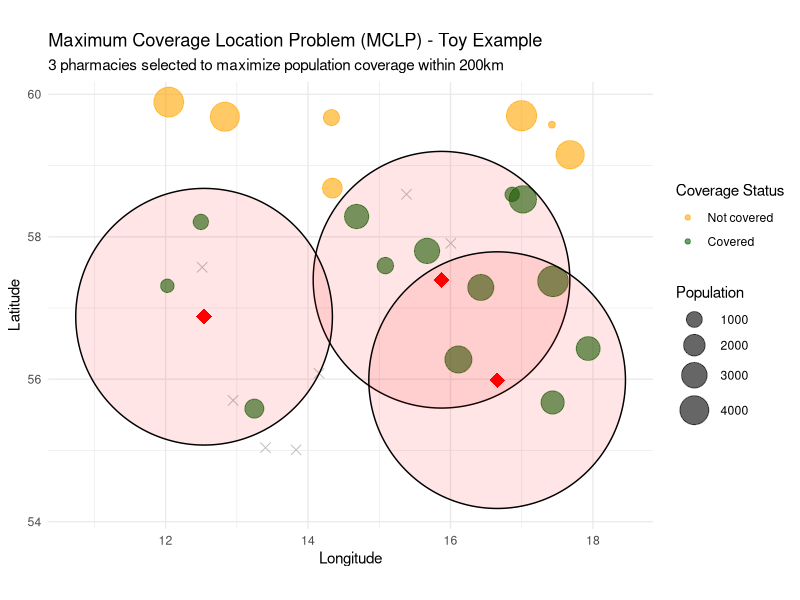
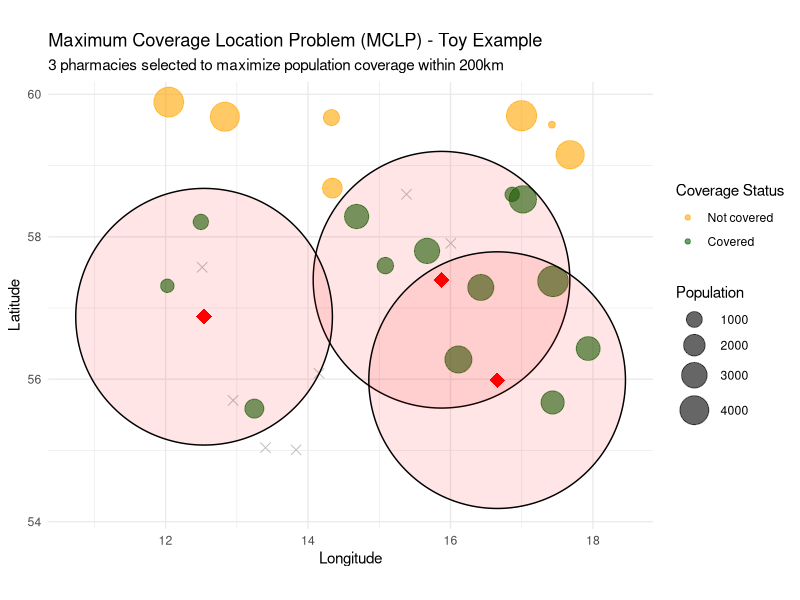

Write R code to recreate these figures, in order.
# =============================================================================
# Simplified Example: Understanding the MCLP Approach
# =============================================================================
# This is a toy example to demonstrate the Maximum Coverage Location Problem
# concept without requiring the full Swedish pharmacy dataset.
#
# Great for blog posts, teaching, or understanding the methodology
# =============================================================================

library(tidyverse)

# Create Toy Dataset ----------------------------------------------------------

# Imagine a small region with 20 populated locations
set.seed(42)
population_points <- tibble(
  id = 1:20,
  lat = runif(20, 55, 60),
  long = runif(20, 12, 18),
  population = sample(100:5000, 20, replace = TRUE)
)

# 10 possible pharmacy locations
pharmacy_candidates <- tibble(
  pharmacy_id = 1:10,
  lat = runif(10, 55, 60),
  long = runif(10, 12, 18)
)


# Simple Distance Function ----------------------------------------------------

#' Calculate Euclidean distance between two points
euclidean_distance <- function(lat1, long1, lat2, long2) {
  sqrt((lat1 - lat2)^2 + (long1 - long2)^2) * 111  # Rough km conversion
}


# Manual MCLP Implementation --------------------------------------------------

#' Greedy algorithm for MCLP
#' 
#' This is a simplified version to demonstrate the concept.
#' The real analysis uses the optimized maxcovr package.
#' 
#' @param population Population points with coordinates
#' @param candidates Candidate pharmacy locations
#' @param n_facilities Number of pharmacies to select
#' @param max_distance Maximum coverage distance (km)
#' @return Selected pharmacy IDs
greedy_mclp <- function(population, candidates, n_facilities, max_distance) {
  
  selected <- numeric(0)
  covered_pop <- numeric(nrow(population))
  
  for (i in 1:n_facilities) {
    
    best_coverage <- 0
    best_candidate <- NA
    
    # For each remaining candidate
    for (candidate_id in setdiff(candidates$pharmacy_id, selected)) {
      
      # Calculate which population points this pharmacy would cover
      candidate_info <- candidates |> filter(pharmacy_id == candidate_id)
      
      distances <- population |> 
        mutate(
          dist_to_candidate = euclidean_distance(
            lat, long, 
            candidate_info$lat, candidate_info$long
          ),
          newly_covered = (dist_to_candidate <= max_distance) & (covered_pop == 0)
        )
      
      # Calculate newly covered population
      new_coverage <- sum(distances$population[distances$newly_covered])
      
      # Is this the best candidate so far?
      if (new_coverage > best_coverage) {
        best_coverage <- new_coverage
        best_candidate <- candidate_id
      }
    }
    
    # Select the best candidate
    selected <- c(selected, best_candidate)
    
    # Update coverage
    best_info <- candidates |> filter(pharmacy_id == best_candidate)
    population <- population |> 
      mutate(
        dist_to_new = euclidean_distance(
          lat, long,
          best_info$lat, best_info$long
        ),
        is_covered = (dist_to_new <= max_distance)
      )
    covered_pop <- covered_pop | population$is_covered
    
    message(sprintf("Selected pharmacy %d: covers %.0f new people (%.1f%% total)", 
                    best_candidate, best_coverage, 
                    sum(population$population[covered_pop]) / sum(population$population) * 100))
  }
  
  selected
}


# Run the Example -------------------------------------------------------------

# Select 3 pharmacies with 200km coverage radius
selected_pharmacies <- greedy_mclp(
  population_points, 
  pharmacy_candidates, 
  n_facilities = 3,
  max_distance = 200
)

cat("\nOptimal pharmacy locations:", selected_pharmacies, "\n")


# Visualize Results -----------------------------------------------------------

# Calculate coverage for visualization
results <- population_points
for (pharm_id in selected_pharmacies) {
  pharm_info <- pharmacy_candidates |> filter(pharmacy_id == pharm_id)
  
  results <- results |> 
    mutate(
      !!paste0("dist_to_", pharm_id) := euclidean_distance(
        lat, long, pharm_info$lat, pharm_info$long
      )
    )
}

# Find nearest pharmacy for each population point
results <- results |> 
  rowwise() |> 
  mutate(
    nearest_pharmacy = selected_pharmacies[which.min(c_across(starts_with("dist_to")))],
    distance_to_nearest = min(c_across(starts_with("dist_to")))
  ) |> 
  ungroup() |> 
  mutate(is_covered = distance_to_nearest <= 200)


# Create visualization
ggplot() +
  # Population points
  geom_point(
    data = results,
    aes(x = long, y = lat, size = population, color = is_covered),
    alpha = 0.6
  ) +
  # Selected pharmacies
  geom_point(
    data = pharmacy_candidates |> filter(pharmacy_id %in% selected_pharmacies),
    aes(x = long, y = lat),
    color = "red",
    size = 5,
    shape = 18
  ) +
  # Unselected pharmacy candidates
  geom_point(
    data = pharmacy_candidates |> filter(!pharmacy_id %in% selected_pharmacies),
    aes(x = long, y = lat),
    color = "gray",
    size = 3,
    shape = 4
  ) +
  # Coverage circles (approximate)
  ggforce::geom_circle(
    data = pharmacy_candidates |> filter(pharmacy_id %in% selected_pharmacies),
    aes(x0 = long, y0 = lat, r = 200/111),  # Rough degree conversion
    alpha = 0.1,
    fill = "red"
  ) +
  scale_color_manual(
    values = c("TRUE" = "darkgreen", "FALSE" = "orange"),
    labels = c("TRUE" = "Covered", "FALSE" = "Not covered")
  ) +
  scale_size_continuous(range = c(2, 10)) +
  labs(
    title = "Maximum Coverage Location Problem (MCLP) - Toy Example",
    subtitle = "3 pharmacies selected to maximize population coverage within 200km",
    x = "Longitude",
    y = "Latitude",
    color = "Coverage Status",
    size = "Population"
  ) +
  theme_minimal() +
  coord_fixed()

ggsave("outputs/mclp_toy_example.png", width = 10, height = 8)


# Summary Statistics ----------------------------------------------------------

cat("\n=== Coverage Summary ===\n")
cat(sprintf("Total population: %d\n", sum(results$population)))
cat(sprintf("Covered population: %d (%.1f%%)\n", 
            sum(results$population[results$is_covered]),
            sum(results$population[results$is_covered]) / sum(results$population) * 100))
cat(sprintf("Mean distance to pharmacy: %.1f km\n", 
            weighted.mean(results$distance_to_nearest, results$population)))
cat(sprintf("Median distance to pharmacy: %.1f km\n", 
            median(results$distance_to_nearest)))
cat(sprintf("Max distance to pharmacy: %.1f km\n", 
            max(results$distance_to_nearest)))


# Compare with Random Selection -----------------------------------------------

# What if we just picked 3 pharmacies randomly?
set.seed(123)
random_selection <- sample(pharmacy_candidates$pharmacy_id, 3)

results_random <- population_points
for (pharm_id in random_selection) {
  pharm_info <- pharmacy_candidates |> filter(pharmacy_id == pharm_id)
  
  results_random <- results_random |> 
    mutate(
      !!paste0("dist_to_", pharm_id) := euclidean_distance(
        lat, long, pharm_info$lat, pharm_info$long
      )
    )
}

results_random <- results_random |> 
  rowwise() |> 
  mutate(
    distance_to_nearest = min(c_across(starts_with("dist_to"))),
    is_covered = distance_to_nearest <= 200
  ) |> 
  ungroup()

cat("\n=== Comparison: Optimized vs Random Selection ===\n")
cat(sprintf("Optimized coverage: %.1f%%\n", 
            sum(results$population[results$is_covered]) / sum(results$population) * 100))
cat(sprintf("Random coverage: %.1f%%\n", 
            sum(results_random$population[results_random$is_covered]) / sum(results_random$population) * 100))
cat(sprintf("Improvement: %.1f percentage points\n",
            (sum(results$population[results$is_covered]) - 
             sum(results_random$population[results_random$is_covered])) / 
              sum(results$population) * 100))


# Key Takeaway ----------------------------------------------------------------

cat("\n=== Key Insight ===\n")
cat("The MCLP optimization ensures pharmacies are placed where they cover\n")
cat("the most people, rather than being randomly or evenly distributed.\n")
cat("This is especially important in countries like Sweden with uneven\n")
cat("population distribution (dense cities, sparse rural areas).\n")
